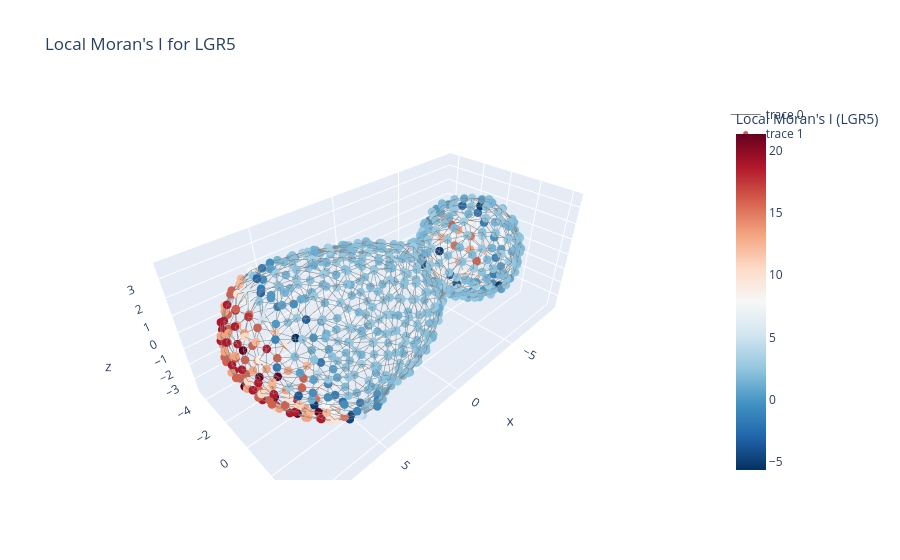

Notebook code cell kept with this figure:
### Markdown cell above
Each subplot shows the distribution of Moran's I values obtained by **permuting the cell labels** for a single marker while keeping the spatial weight matrix $W$ fixed. The histogram (gray) represents the null distribution under random labeling, and the red dashed line indicates the **observed Moran's I** for the actual spatial configuration of the marker. Recall that

- $I > 0$ indicates positive spatial clustering (cells with high values tend to be near other high values).  
- $I < 0$ indicates dispersion (high values near low values).  
- $I \approx 0$ indicates no spatial structure beyond random chance.  

The empirical **p-value** is computed as the fraction of permuted Moran’s I values whose magnitude is at least as extreme as the observed value. Small p-values indicate that the observed spatial autocorrelation is **unlikely to occur by chance**, given the weight matrix.  

> Note: The choice of weight matrix $W$ affects the scale and interpretation of Moran’s I. Here, nearest-neighbor adjacency (k=1) is used, but other schemes (e.g., kNN, distance-decay) can emphasize different spatial scales.

### Code cell
plot_idx = [0, 8, 9]  

for j, marker in enumerate([marker_names[i] for i in plot_idx]):
    node_color = local_I_obs[:, j]
    node_color = np.nan_to_num(node_color)  # replace NaN with 0 for plotting
    fig = go.Figure()
    edge_x, edge_y, edge_z = [], [], []
    for i, k in cell_graph.edges():
        edge_x += [centroids[i, 0], centroids[k, 0], None]
        edge_y += [centroids[i, 1], centroids[k, 1], None]
        edge_z += [centroids[i, 2], centroids[k, 2], None]
    edge_trace = go.Scatter3d(x=edge_x, y=edge_y, z=edge_z, mode='lines', line=dict(width=1, color='gray'))
    node_trace = go.Scatter3d(
        x=centroids[:, 0], y=centroids[:, 1], z=centroids[:, 2],
        mode='markers',
        marker=dict(size=5, color=node_color, colorscale='RdBu_r', colorbar=dict(title=f"Local Moran's I ({marker})")),
        text=[f"Cell {i}" for i in range(len(centroids))], hoverinfo='text'
    )
    fig.add_trace(edge_trace)
    fig.add_trace(node_trace)
    fig.update_layout(title=f"Local Moran's I for {marker}", scene=dict(aspectmode='data'))
    fig.show()

### Figure 1 — Plotly figure (JSON) as saved in the notebook; plotly's stock layout.template omitted (floating-point values rounded to 4 significant figures; data arrays with more than 128 entries replaced by an {"elided": "..."} marker saying what was removed)
{"data": [{"line": {"color": "gray", "width": 1}, "mode": "lines", "type": "scatter3d", "x": {"elided": "5304 float values"}, "y": {"elided": "5304 float values"}, "z": {"elided": "5304 float values"}}, {"hoverinfo": "text", "marker": {"color": {"elided": "590 float values"}, "colorbar": {"title": {"text": "Local Moran's I (LGR5)"}}, "colorscale": [[0, "rgb(5,48,97)"], [0.1, "rgb(33,102,172)"], [0.2, "rgb(67,147,195)"], [0.3, "rgb(146,197,222)"], [0.4, "rgb(209,229,240)"], [0.5, "rgb(247,247,247)"], [0.6, "rgb(253,219,199)"], [0.7, "rgb(244,165,130)"], [0.8, "rgb(214,96,77)"], [0.9, "rgb(178,24,43)"], [1, "rgb(103,0,31)"]], "size": 5}, "mode": "markers", "text": {"elided": "590 str values"}, "type": "scatter3d", "x": {"elided": "590 float values"}, "y": {"elided": "590 float values"}, "z": {"elided": "590 float values"}}], "layout": {"scene": {"aspectmode": "data"}, "title": {"text": "Local Moran's I for LGR5"}}}
